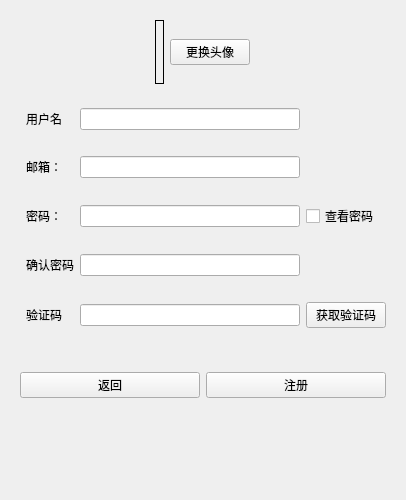
<?xml version="1.0" encoding="UTF-8"?>
<ui version="4.0">
 <class>RegisterForm</class>
 <widget class="QWidget" name="RegisterForm">
  <property name="geometry">
   <rect>
    <x>0</x>
    <y>0</y>
    <width>406</width>
    <height>500</height>
   </rect>
  </property>
  <property name="windowTitle">
   <string>Form</string>
  </property>
  <layout class="QVBoxLayout" name="verticalLayout">
   <item>
    <widget class="QWidget" name="widget_3" native="true">
     <property name="sizePolicy">
      <sizepolicy hsizetype="Expanding" vsizetype="Expanding">
       <horstretch>0</horstretch>
       <verstretch>0</verstretch>
      </sizepolicy>
     </property>
     <property name="maximumSize">
      <size>
       <width>16777215</width>
       <height>200</height>
      </size>
     </property>
     <layout class="QHBoxLayout" name="horizontalLayout_2">
      <item>
       <spacer name="horizontalSpacer">
        <property name="orientation">
         <enum>Qt::Horizontal</enum>
        </property>
        <property name="sizeType">
         <enum>QSizePolicy::Expanding</enum>
        </property>
        <property name="sizeHint" stdset="0">
         <size>
          <width>200</width>
          <height>20</height>
         </size>
        </property>
       </spacer>
      </item>
      <item>
       <widget class="QLabel" name="avatarLabel">
        <property name="sizePolicy">
         <sizepolicy hsizetype="Fixed" vsizetype="Fixed">
          <horstretch>0</horstretch>
          <verstretch>0</verstretch>
         </sizepolicy>
        </property>
        <property name="maximumSize">
         <size>
          <width>100</width>
          <height>100</height>
         </size>
        </property>
        <property name="frameShape">
         <enum>QFrame::Box</enum>
        </property>
        <property name="frameShadow">
         <enum>QFrame::Plain</enum>
        </property>
        <property name="text">
         <string/>
        </property>
        <property name="pixmap">
         <pixmap>:/img/resources/img/defaultAvatar.jpg</pixmap>
        </property>
        <property name="scaledContents">
         <bool>true</bool>
        </property>
        <property name="alignment">
         <set>Qt::AlignCenter</set>
        </property>
        <property name="wordWrap">
         <bool>false</bool>
        </property>
        <property name="openExternalLinks">
         <bool>false</bool>
        </property>
       </widget>
      </item>
      <item>
       <widget class="QPushButton" name="setAvatarPushButton">
        <property name="text">
         <string>更换头像</string>
        </property>
       </widget>
      </item>
      <item>
       <spacer name="horizontalSpacer_2">
        <property name="orientation">
         <enum>Qt::Horizontal</enum>
        </property>
        <property name="sizeType">
         <enum>QSizePolicy::Expanding</enum>
        </property>
        <property name="sizeHint" stdset="0">
         <size>
          <width>200</width>
          <height>20</height>
         </size>
        </property>
       </spacer>
      </item>
     </layout>
    </widget>
   </item>
   <item>
    <widget class="QWidget" name="widget" native="true">
     <layout class="QGridLayout" name="gridLayout_2">
      <property name="leftMargin">
       <number>15</number>
      </property>
      <item row="1" column="1">
       <widget class="QLineEdit" name="userNameLineEdit">
        <property name="maxLength">
         <number>20</number>
        </property>
       </widget>
      </item>
      <item row="7" column="0">
       <widget class="QLabel" name="passwordLabel2">
        <property name="text">
         <string>确认密码</string>
        </property>
       </widget>
      </item>
      <item row="6" column="1">
       <widget class="QLabel" name="passwordTipLabel1">
        <property name="styleSheet">
         <string notr="true">QLabel { color : red; }</string>
        </property>
        <property name="text">
         <string/>
        </property>
        <property name="wordWrap">
         <bool>true</bool>
        </property>
       </widget>
      </item>
      <item row="4" column="1">
       <widget class="QLabel" name="accountdTipLabel">
        <property name="styleSheet">
         <string notr="true">QLabel { color : red; }</string>
        </property>
        <property name="text">
         <string/>
        </property>
       </widget>
      </item>
      <item row="10" column="1">
       <widget class="QLabel" name="captchaTipLabel">
        <property name="styleSheet">
         <string notr="true">QLabel { color : red; }</string>
        </property>
        <property name="text">
         <string/>
        </property>
       </widget>
      </item>
      <item row="5" column="1">
       <widget class="QLineEdit" name="passwordLineEdit1">
        <property name="maxLength">
         <number>20</number>
        </property>
        <property name="echoMode">
         <enum>QLineEdit::Password</enum>
        </property>
       </widget>
      </item>
      <item row="1" column="0">
       <widget class="QLabel" name="userNameLabel">
        <property name="text">
         <string>用户名</string>
        </property>
       </widget>
      </item>
      <item row="9" column="1">
       <widget class="QLineEdit" name="captchaLineEdit">
        <property name="maxLength">
         <number>6</number>
        </property>
       </widget>
      </item>
      <item row="9" column="2">
       <widget class="QPushButton" name="getCaptchaPushButton">
        <property name="text">
         <string>获取验证码</string>
        </property>
       </widget>
      </item>
      <item row="2" column="1">
       <widget class="QLabel" name="userNameTipLabel">
        <property name="styleSheet">
         <string notr="true">QLabel { color : red; }</string>
        </property>
        <property name="text">
         <string/>
        </property>
       </widget>
      </item>
      <item row="5" column="2">
       <widget class="QCheckBox" name="showPasswordCheckBox">
        <property name="text">
         <string>查看密码</string>
        </property>
       </widget>
      </item>
      <item row="9" column="0">
       <widget class="QLabel" name="captchaLabel">
        <property name="text">
         <string>验证码</string>
        </property>
       </widget>
      </item>
      <item row="3" column="1">
       <widget class="QLineEdit" name="accountLineEdit">
        <property name="maxLength">
         <number>100</number>
        </property>
       </widget>
      </item>
      <item row="8" column="1">
       <widget class="QLabel" name="passwordTipLabel2">
        <property name="styleSheet">
         <string notr="true">QLabel { color : red; }</string>
        </property>
        <property name="text">
         <string/>
        </property>
       </widget>
      </item>
      <item row="3" column="0">
       <widget class="QLabel" name="accountLabel">
        <property name="text">
         <string>邮箱：</string>
        </property>
       </widget>
      </item>
      <item row="5" column="0">
       <widget class="QLabel" name="passwordLabel1">
        <property name="text">
         <string>密码：</string>
        </property>
       </widget>
      </item>
      <item row="7" column="1">
       <widget class="QLineEdit" name="passwordLineEdit2">
        <property name="maxLength">
         <number>20</number>
        </property>
        <property name="echoMode">
         <enum>QLineEdit::Password</enum>
        </property>
       </widget>
      </item>
     </layout>
    </widget>
   </item>
   <item>
    <widget class="QWidget" name="widget_2" native="true">
     <layout class="QHBoxLayout" name="horizontalLayout">
      <item>
       <widget class="QPushButton" name="returnPushButton">
        <property name="text">
         <string>返回</string>
        </property>
       </widget>
      </item>
      <item>
       <widget class="QPushButton" name="registerPushButton">
        <property name="text">
         <string>注册</string>
        </property>
       </widget>
      </item>
     </layout>
    </widget>
   </item>
   <item>
    <spacer name="verticalSpacer">
     <property name="orientation">
      <enum>Qt::Vertical</enum>
     </property>
     <property name="sizeHint" stdset="0">
      <size>
       <width>20</width>
       <height>40</height>
      </size>
     </property>
    </spacer>
   </item>
  </layout>
 </widget>
 <resources/>
 <connections/>
</ui>
